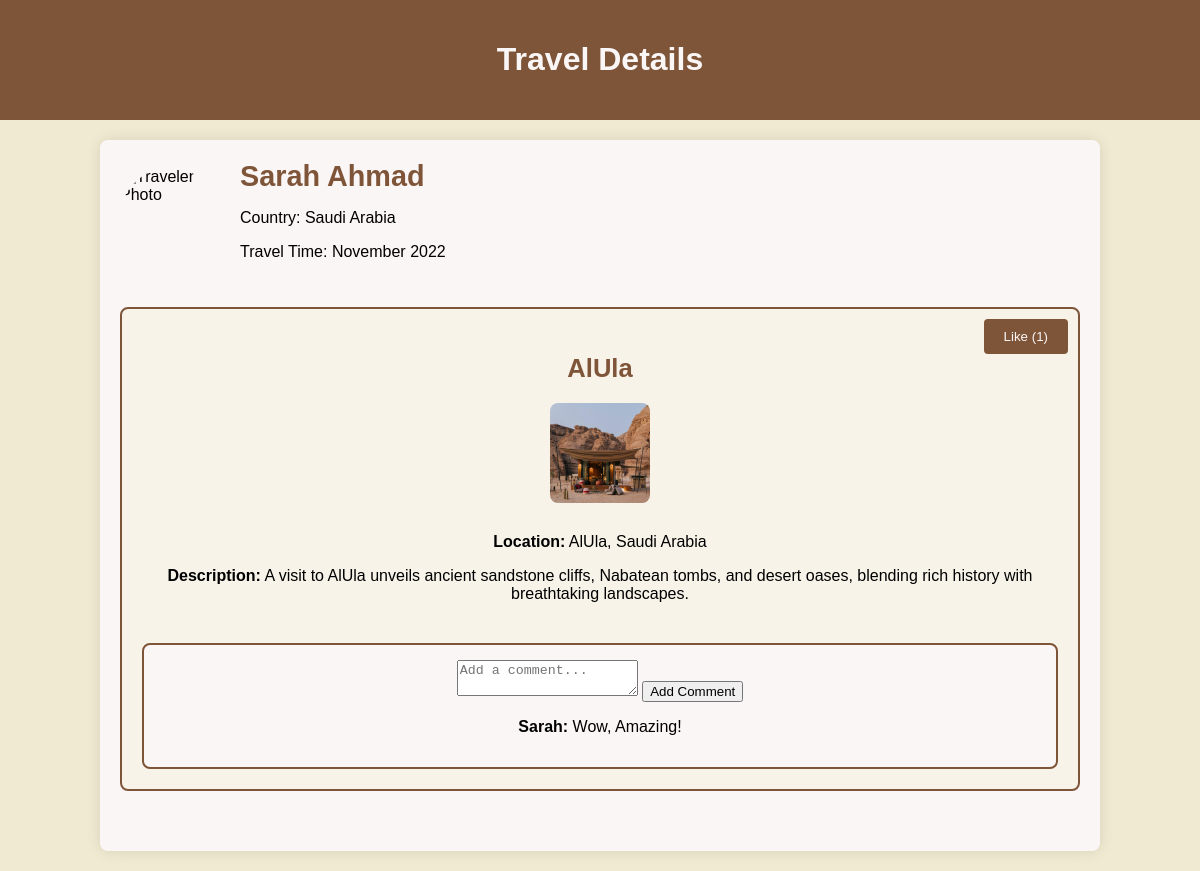
/TravelDetails.php?travelID=222, run on the app's committed database.
### tables this page shows
CREATE TABLE `Travel` (
  `id` int NOT NULL,
  `userID` int NOT NULL,
  `month` varchar(30) NOT NULL,
  `year` int NOT NULL,
  `countryID` int NOT NULL
);

CREATE TABLE `User` (
  `id` int NOT NULL,
  `firstName` varchar(30) NOT NULL,
  `lastName` varchar(30) NOT NULL,
  `emailAddress` varchar(50) NOT NULL,
  `password` varchar(256) NOT NULL,
  `photoFileName` varchar(50) DEFAULT NULL
);

CREATE TABLE `Country` (
  `id` int NOT NULL,
  `country` varchar(50) NOT NULL
);

CREATE TABLE `Place` (
  `id` int NOT NULL,
  `travelID` int NOT NULL,
  `name` varchar(50) NOT NULL,
  `location` text NOT NULL,
  `description` text NOT NULL,
  `photoFileName` varchar(50) DEFAULT NULL
);

CREATE TABLE `Comment` (
  `placeID` int NOT NULL,
  `userID` int NOT NULL,
  `comment` text NOT NULL
);

### TravelDetails.php (the view, shortened to what this page needs)
<?php
require 'database.php';
if (isset($_POST['travel_id'])) {
    $travelID = $_POST['travel_id'];
} elseif (isset($_GET['travelID'])) {
    $travelID = $_GET['travelID'];
} else {
    die("Travel ID not specified.");
}
$userID = $_SESSION['user_id'];
$travelQuery = $connection->prepare("SELECT T.id AS travelID, U.firstName, U.lastName, U.photoFileName, C.country, T.month, T.year
                                     FROM Travel T
                                     JOIN User U ON T.userID = U.id
                                     JOIN Country C ON T.countryID = C.id
                                     WHERE T.id = ?");
$travelQuery->bind_param("i", $travelID);
$travelQuery->execute();
$travel = $travelQuery->get_result()->fetch_assoc();
$travelerPhotoPath = !empty($travel['photoFileName']) && file_exists("images/" . $travel['photoFileName'])
    ? "images/" . $travel['photoFileName']
    : "images/defaultphoto.jpg";
$placesQuery = $connection->prepare("SELECT P.id AS placeID, P.name, P.location, P.description, P.photoFileName,
                                     (SELECT COUNT(*) FROM `Like` WHERE placeID = P.id) AS likes
                                     FROM Place P WHERE P.travelID = ?");
$placesQuery->bind_param("i", $travelID);
$placesQuery->execute();
$places = $placesQuery->get_result()->fetch_all(MYSQLI_ASSOC);
?>
<!DOCTYPE html>
<html lang="en">
<head>
    <link rel="stylesheet" href="travel_details.css">
</head>
<body>
    <header>
        <h1>Travel Details</h1>
    </header>
    <main>
        <section class="traveler-info">
            <img src="<?php echo htmlspecialchars($travelerPhotoPath); ?>" alt="Traveler Photo" class="traveler-photo">
            <div class="traveler-details">
                <h2><?php echo htmlspecialchars($travel['firstName'] . " " . $travel['lastName']); ?></h2>
                <p>Country: <?php echo htmlspecialchars($travel['country']); ?></p>
                <p>Travel Time: <?php echo htmlspecialchars($travel['month'] . " " . $travel['year']); ?></p>
            </div>
        </section>
        <section class="visited-places">
            <?php foreach ($places as $place): ?>
                <div class="place">
                    <button id="like-btn-<?php echo $place['placeID']; ?>" class="like-btn"
    <?php echo userAlreadyLiked($connection, $userID, $place['placeID']) ? 'disabled' : ''; ?>
    onclick="likePlace(<?php echo $place['placeID']; ?>)">
    Like (<span id="like-count-<?php echo $place['placeID']; ?>"><?php echo $place['likes']; ?></span>)
</button>
                    <h3><?php echo htmlspecialchars($place['name']); ?></h3>
                    <?php
                    $photoFilePath = "images/" . $place['photoFileName'];
                    if (!empty($place['photoFileName']) && file_exists($photoFilePath)) {
                        echo "<img src='" . htmlspecialchars($photoFilePath) . "' alt='Place Photo' class='place-photo'>";
                    } else {
                        echo "<p>No photo available</p>";
                    }
                    ?>
                    <p><strong>Location:</strong> <?php echo htmlspecialchars($place['location']); ?></p>
                    <p><strong>Description:</strong> <?php echo htmlspecialchars($place['description']); ?></p>
                    <div class="comment-section">
    <textarea id="comment-<?php echo $place['placeID']; ?>" placeholder="Add a comment..." required></textarea>
    <button onclick="addComment(<?php echo $place['placeID']; ?>)">Add Comment</button>
    <div id="comments-<?php echo $place['placeID']; ?>">
        <?php
        $commentQuery = $connection->prepare("SELECT U.firstName, C.comment
                                             FROM Comment C
                                             JOIN User U ON C.userID = U.id
                                             WHERE C.placeID = ?");
        $commentQuery->bind_param("i", $place['placeID']);
        $commentQuery->execute();
        $comments = $commentQuery->get_result();
        while ($comment = $comments->fetch_assoc()):
        ?>
            <p><strong><?php echo htmlspecialchars($comment['firstName']); ?>:</strong> <?php echo htmlspecialchars($comment['comment']); ?></p>
        <?php endwhile; ?>
    </div>
</div>
                </div>
            <?php endforeach; ?>
        </section>
    </main>
</body>
</html>
<?php
function userAlreadyLiked($connection, $userID, $placeID) {
    $query = $connection->prepare("SELECT * FROM `Like` WHERE userID = ? AND placeID = ?");
    $query->bind_param("ii", $userID, $placeID);
    $query->execute();
    return $query->get_result()->num_rows > 0;
}
?>

### travel_details.css (style rules this page uses)
body { font-family: Arial, sans-serif; background-color: #F0EAD2; margin: 0; padding: 0; display: flex; flex-direction: column; align-items: center; }
header { background-color: #7F5539; color: #fbf6f6; padding: 20px; width: 100%; text-align: center; }
main { width: 80%; margin: 20px auto; background-color: #fbf6f6; padding: 20px; border-radius: 8px; box-shadow: 0 0 15px rgba(0, 0, 0, 0.1); }
.traveler-info { display: flex; align-items: center; margin-bottom: 30px; }
.traveler-photo { border-radius: 50%; height: 100px; width: 100px; margin-right: 20px; }
.traveler-details h2 { margin: 0; font-size: 1.8em; color: #7F5539; }
.visited-places .place { position: relative; margin-bottom: 40px; text-align: center; padding: 20px; border: 2px solid #7F5539; border-radius: 8px; background-color: #f7f3e9; }
.place h3 { color: #7F5539; font-size: 1.6em; margin-bottom: 20px; }
.place-photo { height: 100px; width: 100px; border-radius: 8px; margin-bottom: 10px; }
.like-btn { position: absolute; top: 10px; right: 10px; background-color: #7F5539; color: #fbf6f6; border: none; padding: 10px 20px; cursor: pointer; border-radius: 4px; }
.comment-section { margin-top: 40px; border: 2px solid #7F5539; border-radius: 8px; padding: 15px; background-color: #fbf6f6; }

### data on the page
travel: userID.lastName "Sarah Ahmad", countryID.country "Saudi Arabia", month+year "November 2022"
place: likes "1", name "AlUla", photoFileName (picture), location "AlUla, Saudi Arabia", description "A visit to AlUla unveils ancient sandstone cliffs, Nabatean tombs, and desert oases, blending rich history with breathtaking landscapes.", id "Add a comment..."
comment: userID.firstName "Sarah", comment "Wow, Amazing!"
